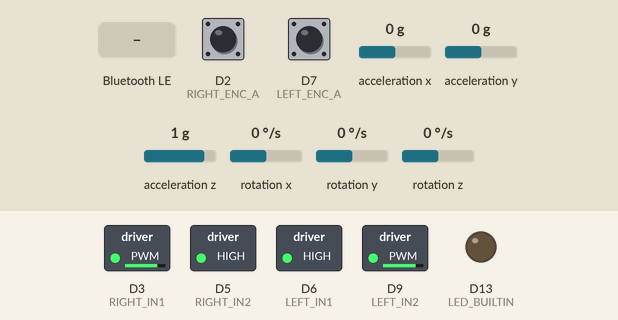
Bench run of a sketch on a simulated Arduino Nano 33 BLE. On the bench: switched loads named in the sketch (green lamp = pin HIGH), output pins drawn as LEDs (lit = HIGH). Inputs (shaded band) come from the test bench; at power-on: acceleration y 0 g, D2 (RIGHT_ENC_A) HIGH, D7 (LEFT_ENC_A) HIGH, acceleration x 0 g, acceleration z 1 g, rotation x 0 °/s, rotation y 0 °/s, rotation z 0 °/s. Nothing arrives over Bluetooth unless stated; a phone connects over Bluetooth LE 3 s after start; what the sketch prints to the serial monitor is not drawn.

Above: at 2.3 s.
2.4 s: acceleration y set to -1.4 g
At 3.9 s:
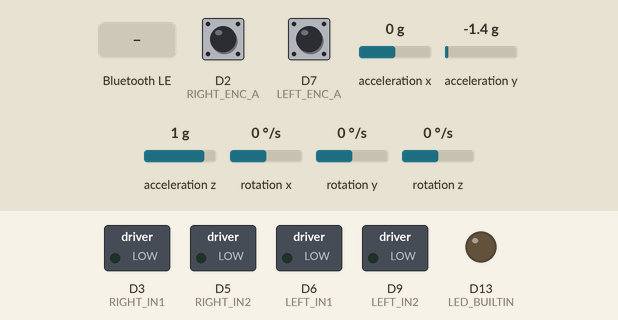
At 5.1 s:
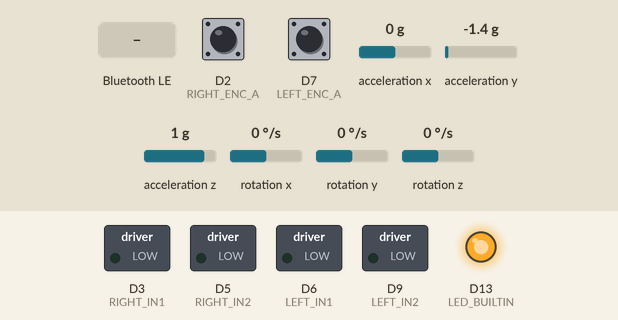
5.4 s: Bluetooth LE write "FORWARD" received
6.9 s: Bluetooth LE write "F" received
8.4 s: Bluetooth LE write "BACKWARD" received
Timing chart, 0 to 10.9 s (numbered marks = the images above; inputs shaded):
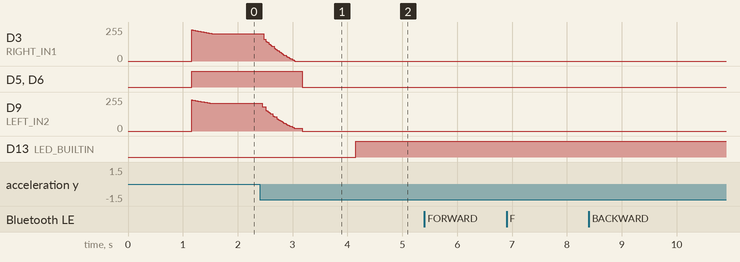

Measured:
- after the input at 2.4 s, D3 (RIGHT_IN1): moves from 206/255 to 0/255 over 0.57 s, starting after 0.08 s; D5 (RIGHT_IN2), D6 (LEFT_IN1): HIGH → LOW after 0.77 s; D9 (LEFT_IN2): moves from 208/255 to 0/255 over 0.72 s, starting after 0.05 s
- after the input at 5.4 s, every drawn part: stays the same
- after the input at 6.9 s, every drawn part: stays the same
- after the input at 8.4 s, every drawn part: stays the same

The sketch:

self_balancing_robot_final.ino
```cpp
#include <ArduinoBLE.h>
#include <Arduino_BMI270_BMM150.h>

#define BUFFER_SIZE 20
BLEService customService("00000000-5EC4-4083-81CD-A10B8D5CF6EC");
BLECharacteristic customCharacteristic(
  "00000001-5EC4-4083-81CD-A10B8D5CF6EC",
  BLERead | BLEWrite | BLENotify,
  BUFFER_SIZE,
  false
);

//  PID CONTROLLER STRUCT
typedef struct {
  float Kp, Ki, Kd, tau;
  float limMin, limMax, limMinInt, limMaxInt, T;
  float integrator, prevError, differentiator, prevMeasurement, out;
} PIDController;

void PIDController_Init(PIDController *pid) {
  pid->integrator      = 0;
  pid->prevError       = 0;
  pid->differentiator  = 0;
  pid->prevMeasurement = 0;
  pid->out             = 0;
}

float PIDController_Update(PIDController *pid, float setpoint, float measurement) {
  float error       = setpoint - measurement;
  float proportional = pid->Kp * error;

  pid->integrator += 0.5f * pid->Ki * pid->T * (error + pid->prevError);
  if      (pid->integrator > pid->limMaxInt) pid->integrator = pid->limMaxInt;
  else if (pid->integrator < pid->limMinInt) pid->integrator = pid->limMinInt;

  pid->differentiator =
    -(2.0f * pid->Kd * (measurement - pid->prevMeasurement)
      + (2.0f * pid->tau - pid->T) * pid->differentiator)
    / (2.0f * pid->tau + pid->T);

  pid->out = proportional + pid->integrator + pid->differentiator;
  if      (pid->out > pid->limMax) pid->out = pid->limMax;
  else if (pid->out < pid->limMin) pid->out = pid->limMin;

  pid->prevError       = error;
  pid->prevMeasurement = measurement;
  return pid->out;
}

// ENUMS
enum RobotMode {
  MODE_HOLD,
  MODE_MOVE_FWD_50,
  MODE_MOVE_BACK_50,
  MODE_TURN_LEFT_45,
  MODE_TURN_RIGHT_45
};

enum SequenceStep {
  SEQ_IDLE,
  SEQ_MOVE,
  SEQ_PAUSE_AFTER_MOVE,
  SEQ_TURN_FIRST,
  SEQ_PAUSE_MID_TURN,
  SEQ_TURN_SECOND,
  SEQ_PAUSE_AFTER_TURN
};

//  FORWARD DECLARATIONS — lets functions call each other freely
float getPositionCm();
void  enterHoldMode();
void  startPause(SequenceStep nextStep, unsigned long durationMs);
void  controlStep(float dt);

//  PIN ASSIGNMENTS
const int LEFT_IN1 = 6, LEFT_IN2  = 9;
const int RIGHT_IN1 = 3, RIGHT_IN2 = 5;
const int LEFT_ENC_A = 7, LEFT_ENC_B  = 8;
const int RIGHT_ENC_A = 2, RIGHT_ENC_B = 4;

//  ENCODER STATE
volatile long encL = 0, encR = 0;
long prevEncL_yaw = 0, prevEncR_yaw = 0;

const int ENC_SIGN_L = -1;
const int ENC_SIGN_R = -1;
const int HEADING_SIGN = -1;

//  ROBOT GEOMETRY
const float COUNTS_PER_REV    = 480.0f;
const float WHEEL_DIAMETER_CM = 8.024f;
const float WHEEL_CIRC_CM     = PI * WHEEL_DIAMETER_CM;
const float WHEEL_BASE_CM     = 25.3f;

//  LOOP / IMU FILTER
const float LOOP_HZ = 200.0f;
const unsigned long LOOP_US = (unsigned long)(1000000.0f / LOOP_HZ);

const float TAU = 0.75f;

unsigned long lastLoopUs  = 0;   // for dt calculation
unsigned long lastLoop = 0;   // for fixed-rate gate
float angle = 0.0f, gyroBias = 0.0f;
float ax = 0.0f, ay = 0.0f, az = 1.0f;
float gx = 0.0f, gy = 0.0f, gz = 0.0f;

//  MOTOR LAYER
const int   DB_L = 17, DB_R = 16;
const float U_MAX = 255.0f, U_DEADZONE = 2.0f;
const int   FWD_SIGN_L = -1, FWD_SIGN_R = +1;
const float LEFT_MOTOR_SCALE  = 0.92f;
const float RIGHT_MOTOR_SCALE = 1.00f;

//  INNER BALANCE PID CONFIG
const float BASE_OFFSET = 0.8f;
const int   OUTPUT_SIGN = -1;
const float FALL_LIMIT  = 35.0f;
const float I_MAX       = 30.0f;
const float DERIV_TAU   = 0.02f;

PIDController pid;

float targetdriveLean = 0.0f, targetturnBias = 0.0f;
float driveLean       = 0.0f, turnBias = 0.0f;

const float LEAN_RAMP = 0.05f;   // was 0.005f
const float TURN_RAMP = 0.25f;

// YAW CORRECTION
//const float YAW_KP_FWD   = 0.06f;
//const float YAW_KP_BACK  = 0.02f;
//const float YAW_KP_STILL = 0.03f;
//const float YAW_TRIM_MAX = 10.0f;

// STATIONARY POSITION HOLD
const float POS_HOLD_KP       = 0.0f;   // was 0.06f
const float POS_HOLD_KD       = 0.0f;  // was 0.015f
const float POS_HOLD_LEAN_MAX = 0.6f;

float holdPositionCm  = 0.0f;
float prevHoldErrorCm = 0.0f;

// F/B MOVE CONTROL
const float MOVE_DISTANCE_CM     = 55.0f;
const float MOVE_STOP_TOL_CM     = 1.5f; //was 3
const float MOVE_STOP_SPEED_CM_S = 1.0f;   // was 3.0f -> 1.2f
const float MOVE_SPEED_MAX_CM_S  = 10.0f;
const float MOVE_POS_TO_SPEED_KP = 0.6f;   // was 0.6f
const float MOVE_SPEED_KP        = 0.05f; // was 0.040f -> 0,05
const float MOVE_LEAN_MAX        = 1.0f;   // was 0.65f

float moveTargetCm    = 0.0f;
float prevMovePosCm   = 0.0f;
float moveVelCmS      = 0.0f;
float targetSpeedCmS  = 0.0f;
float prevMoveErrorCm = 0.0f;

// TURN CONTROL
const float TURN_ANGLE_DEG    = 45.0f;
const float TURN_STOP_TOL_DEG = 3.0f;
const float TURN_HEADING_KP   = 0.35f;
const float TURN_HEADING_KD   = 0.04f;
const float TURN_BIAS_MAX     = 12.0f;

const int TURN_SETTLE_TICKS_REQUIRED = 10;
int turnSettleCount = 0;

float filteredMoveVelCmS = 0.0f;
int moveSettleCount = 0;

const float MOVE_ACCEL_CM_S2 = 15.0f;
const int MOVE_SETTLE_TICKS_REQUIRED = 80; // 80 ticks at 200Hz = 0.4 sec

float turnStartHeadingDeg  = 0.0f;
float turnTargetHeadingDeg = 0.0f;
float prevHeadingErrorDeg  = 0.0f;
///////////////////////////////////////
float holdHeadingDeg = 0.0f;
float moveHeadingDeg = 0.0f;

const float HOLD_HEADING_KP = 0.12f;
const float HOLD_HEADING_MAX = 5.0f;

const float MOVE_HEADING_KP = 0.06f;
const float MOVE_HEADING_MAX = 3.0f;
/////////////////////////////////////////
//  PAUSE / SEQUENCE TIMING
const unsigned long PAUSE_AFTER_MOVE_MS   = 7000UL;
const unsigned long PAUSE_BETWEEN_TURN_MS = 1000UL;
const unsigned long PAUSE_AFTER_TURN_MS   = 7000UL;

SequenceStep  seqStep      = SEQ_IDLE;
unsigned long pauseStartMs = 0;
int           pendingTurnDir = 0;

//  MODE STATE
RobotMode mode = MODE_HOLD;
bool      armed = true;
unsigned long lastPrint = 0;

//  ENCODER ISRs
void isrLeft()  { if (digitalRead(LEFT_ENC_B)) encL++; else encL--; }
void isrRight() { if (digitalRead(RIGHT_ENC_B)) encR++; else encR--; }

//  BASIC HELPERS
float accelAngleDeg(float x, float y, float z) {
  return atan2(y, z) * 180.0f / PI;
}

float gyroPitchRate(float rx, float ry, float rz) { return -rx; }

float moveToward(float current, float target, float step) {
  if      (current < target) { current += step; if (current > target) current = target; }
  else if (current > target) { current -= step; if (current < target) current = target; }
  return current;
}

void resetPID() {
  pid.integrator     = 0;
  pid.differentiator = 0;
  pid.prevError      = 0;
  pid.prevMeasurement = angle;
}

//  POSITION / HEADING HELPERS
float getLeftDistanceCm() {
  long v; noInterrupts(); v = encL; interrupts();
  return (ENC_SIGN_L * v / COUNTS_PER_REV) * WHEEL_CIRC_CM;
}

float getRightDistanceCm() {
  long v; noInterrupts(); v = encR; interrupts();
  return (ENC_SIGN_R * v / COUNTS_PER_REV) * WHEEL_CIRC_CM;
}

float getPositionCm() {
  return 0.5f * (getLeftDistanceCm() + getRightDistanceCm());
}

float getHeadingDeg() {
  float headingRad = (getRightDistanceCm() - getLeftDistanceCm()) / WHEEL_BASE_CM;
  return HEADING_SIGN * headingRad * 180.0f / PI;
}

void resetHoldPosition() {
  holdPositionCm  = getPositionCm();
  prevHoldErrorCm = 0.0f;
}

void resetYawMemory() {
  noInterrupts(); prevEncL_yaw = encL; prevEncR_yaw = encR; interrupts();
}

//  MOTOR FUNCTIONS
void setMotorRaw(int in1, int in2, int cmd) {
  cmd = constrain(cmd, -255, 255);
  if (cmd >= 0) { analogWrite(in1, 255); analogWrite(in2, 255 - cmd); }
  else          { analogWrite(in2, 255); analogWrite(in1, 255 + cmd); }
}

int compensate(float u, int db) {
  float a = fabs(u);
  if (a < U_DEADZONE) return 0;
  int out = (int)(db + (a / U_MAX) * (255.0f - db) + 0.5f);
  out = constrain(out, 0, 255);
  return (u >= 0) ? out : -out;
}

void driveLR(float uL, float uR) {
  uL *= LEFT_MOTOR_SCALE; uR *= RIGHT_MOTOR_SCALE;
  setMotorRaw(LEFT_IN1, LEFT_IN2, compensate(FWD_SIGN_L * uL, DB_L));
  setMotorRaw(RIGHT_IN1, RIGHT_IN2, compensate(FWD_SIGN_R * uR, DB_R));
}

void coast() {
  analogWrite(LEFT_IN1, 0); analogWrite(LEFT_IN2, 0);
  analogWrite(RIGHT_IN1, 0); analogWrite(RIGHT_IN2, 0);
}

// ENCODER YAW CORRECTION
//float getEncoderYawCorrection(float movementCommand) {
//  long currentL, currentR;
//  noInterrupts(); currentL = encL; currentR = encR; interrupts();

//  float dL = ENC_SIGN_L * (currentL - prevEncL_yaw);
//  float dR = ENC_SIGN_R * (currentR - prevEncR_yaw);
//  prevEncL_yaw = currentL;
//  prevEncR_yaw = currentR;

//  long diff = dL - dR;
//  if (fabs(diff) <= 1.0f) return 0.0f;

//  float kpYaw;
//  if (movementCommand >  0.05f) kpYaw = YAW_KP_FWD;
//  else if (movementCommand < -0.05f) kpYaw = YAW_KP_BACK;
//  else kpYaw = YAW_KP_STILL;

//  return constrain(kpYaw * diff, -YAW_TRIM_MAX, YAW_TRIM_MAX);
//}

//  INNER MODE TRANSITIONS
void enterHoldMode() {
  mode            = MODE_HOLD;
  targetdriveLean = 0.0f;
  targetturnBias  = 0.0f;
  turnBias        = 0.0f;
  prevMoveErrorCm     = 0.0f;
  prevHeadingErrorDeg = 0.0f;
  turnSettleCount     = 0;   // reset the turn-settle counter on every mode change
  // Soft-clamp integrator instead of zeroing to prevent torque jerk on stop
  pid.integrator = constrain(pid.integrator, -5.0f, 5.0f);
  resetHoldPosition();
  resetYawMemory();

  holdHeadingDeg = getHeadingDeg();
}

void startMove(float distanceCm) {
  float currentPos = getPositionCm();
  moveTargetCm   = currentPos + distanceCm;
  prevMovePosCm  = currentPos;
  moveVelCmS     = 0.0f;
  filteredMoveVelCmS = 0.0f;
  moveSettleCount = 0;
  targetSpeedCmS = 0.0f;
  targetturnBias = 0.0f;
  turnBias       = 0.0f;
  moveHeadingDeg = getHeadingDeg();
  resetYawMemory();
  mode = (distanceCm > 0) ? MODE_MOVE_FWD_50 : MODE_MOVE_BACK_50;
}

void startTurnInner(float angleDeg) {
  turnStartHeadingDeg  = getHeadingDeg();
  turnTargetHeadingDeg = turnStartHeadingDeg + angleDeg;
  prevHeadingErrorDeg  = angleDeg;   // avoid derivative kick on first tick
  targetdriveLean      = 0.0f;
  driveLean            = 0.0f;
  turnSettleCount       = 0;        // fresh settle window for the new turn
  resetYawMemory();
  mode = (angleDeg > 0) ? MODE_TURN_RIGHT_45 : MODE_TURN_LEFT_45;
}

// SEQUENCE HELPERS
void startPause(SequenceStep nextStep, unsigned long durationMs) {
  enterHoldMode();
  pauseStartMs = millis();
  seqStep      = nextStep;
}

void triggerMove(float distanceCm) {
  startMove(distanceCm);
  seqStep = SEQ_MOVE;
}

void triggerFirstTurn(int dir) {
  pendingTurnDir = dir;
  startTurnInner(dir * TURN_ANGLE_DEG);
  seqStep = SEQ_TURN_FIRST;
}

//  COMMAND HANDLER
void handleCommand(String c) {
  c.trim(); c.toUpperCase();
  if (c == "FORWARD"  || c == "F")   triggerMove(MOVE_DISTANCE_CM);
  else if (c == "BACKWARD" || c == "B")  triggerMove(-MOVE_DISTANCE_CM);
  else if (c == "LEFT" || c == "L") triggerFirstTurn(-1);
  else if (c == "RIGHT" || c == "R") triggerFirstTurn(1);
  else if (c == "STOP" || c == "A") { seqStep = SEQ_IDLE; enterHoldMode(); }
  else { seqStep = SEQ_IDLE; enterHoldMode(); }
  Serial.print("cmd: "); Serial.println(c);
}

//  SEQUENCE STATE MACHINE
void updateSequence() {
  unsigned long now = millis();

  switch (seqStep) {
    case SEQ_IDLE:
      break;

    case SEQ_MOVE:
      if (mode == MODE_HOLD)
        startPause(SEQ_PAUSE_AFTER_MOVE, PAUSE_AFTER_MOVE_MS);
      break;

    case SEQ_PAUSE_AFTER_MOVE:
      if (now - pauseStartMs >= PAUSE_AFTER_MOVE_MS) {
        seqStep = SEQ_IDLE;
      }
      break;

    case SEQ_TURN_FIRST:
      if (mode == MODE_HOLD)
        startPause(SEQ_PAUSE_MID_TURN, PAUSE_BETWEEN_TURN_MS);
      break;

    case SEQ_PAUSE_MID_TURN:
      if (now - pauseStartMs >= PAUSE_BETWEEN_TURN_MS) {
        startTurnInner(pendingTurnDir * TURN_ANGLE_DEG);
        seqStep = SEQ_TURN_SECOND;
      }
      break;

    case SEQ_TURN_SECOND:
      if (mode == MODE_HOLD)
        startPause(SEQ_PAUSE_AFTER_TURN, PAUSE_AFTER_TURN_MS);
      break;

    case SEQ_PAUSE_AFTER_TURN:
      if (now - pauseStartMs >= PAUSE_AFTER_TURN_MS) {
        seqStep = SEQ_IDLE;
      }
      break;
  }
}

//  SETUP
void setup() {
  Serial.begin(115200);
  Serial.setTimeout(5);
  while (!Serial && millis() < 3000) {}

  pinMode(LED_BUILTIN, OUTPUT);
  pinMode(LEFT_IN1, OUTPUT);  pinMode(LEFT_IN2, OUTPUT);
  pinMode(RIGHT_IN1, OUTPUT); pinMode(RIGHT_IN2, OUTPUT);
  coast();

  pinMode(LEFT_ENC_A, INPUT_PULLUP);
  pinMode(LEFT_ENC_B, INPUT_PULLUP);
  pinMode(RIGHT_ENC_A, INPUT_PULLUP);
  pinMode(RIGHT_ENC_B, INPUT_PULLUP);

  attachInterrupt(digitalPinToInterrupt(LEFT_ENC_A),  isrLeft,  RISING);
  attachInterrupt(digitalPinToInterrupt(RIGHT_ENC_A), isrRight, RISING);

  if (!IMU.begin()) { Serial.println("IMU FAIL"); while (1) {} }

  Serial.println("Calibrating gyro - hold STILL...");
  delay(500);

  const int N = 500;
  float sum = 0.0f;
  int got = 0;
  while (got < N) {
    if (IMU.gyroscopeAvailable()) {
      float a, b, c; IMU.readGyroscope(a, b, c);
      sum += gyroPitchRate(a, b, c); got++;
    }
  }
  gyroBias = sum / N;

  while (!IMU.accelerationAvailable()) {}
  IMU.readAcceleration(ax, ay, az);
  angle = accelAngleDeg(ax, ay, az);

  PIDController_Init(&pid);
  pid.Kp = 6.9f; pid.Ki = 100.0f; pid.Kd = 0.7f;
  pid.tau = DERIV_TAU;
  pid.limMin = -U_MAX;  pid.limMax = U_MAX;
  pid.limMinInt = -I_MAX;  pid.limMaxInt = I_MAX;
  pid.T = 1.0f / LOOP_HZ;
  resetPID();

  enterHoldMode();

  if (!BLE.begin()) { Serial.println("BLE FAIL"); while (1) {} }
  BLE.setLocalName("BLE-DEVICE_TEAM6");
  BLE.setDeviceName("BLE-DEVICE_TEAM6");
  customService.addCharacteristic(customCharacteristic);
  BLE.addService(customService);
  customCharacteristic.writeValue("ready");
  BLE.advertise();

  Serial.println("READY");
  lastLoopUs = micros();
  lastLoop   = micros();
}

//  MAIN CONTROL STEP
void controlStep(float dt) {

  IMU.readAcceleration(ax, ay, az);
  IMU.readGyroscope(gx, gy, gz);

  float accAng = accelAngleDeg(ax, ay, az);
  float rate = gyroPitchRate(gx, gy, gz) - gyroBias;
  float k = TAU / (TAU + dt);
  angle = k * (angle + rate * dt) + (1.0f - k) * accAng;

  float posCm = getPositionCm();
  float headingDeg = getHeadingDeg();

  float driveLeanCmd = 0.0f;
  float turnBiasCmd = 0.0f;
  float posErrorCm = 0.0f;
  float headingErrorDeg = 0.0f;

  // ── Outer control loop ──
  if (mode == MODE_HOLD) {
    posErrorCm = posCm - holdPositionCm;
    float posVelCmS = (posErrorCm - prevHoldErrorCm) / dt;
    prevHoldErrorCm = posErrorCm;

    driveLeanCmd = -(POS_HOLD_KP * posErrorCm + POS_HOLD_KD * posVelCmS);
    driveLeanCmd = constrain(driveLeanCmd, -POS_HOLD_LEAN_MAX, POS_HOLD_LEAN_MAX);

    float holdHeadingError = holdHeadingDeg - headingDeg;
    turnBiasCmd = constrain(HOLD_HEADING_KP * holdHeadingError, -HOLD_HEADING_MAX, HOLD_HEADING_MAX);
  }

  else if (mode == MODE_MOVE_FWD_50 || mode == MODE_MOVE_BACK_50) {
    posErrorCm = moveTargetCm - posCm;

    float rawVelCmS = (posCm - prevMovePosCm) / dt;
    prevMovePosCm = posCm;

    // Filter encoder velocity because per-loop encoder speed is noisy
    const float VEL_ALPHA = 0.07f;
    filteredMoveVelCmS += VEL_ALPHA * (rawVelCmS - filteredMoveVelCmS);
    moveVelCmS = filteredMoveVelCmS;

    // Position error decides desired speed
    float desiredSpeedCmS = constrain(MOVE_POS_TO_SPEED_KP * posErrorCm,
                                      -MOVE_SPEED_MAX_CM_S, MOVE_SPEED_MAX_CM_S);
    if (fabs(posErrorCm) > 8.0f && fabs(desiredSpeedCmS) < 5.0f) {
      desiredSpeedCmS = (posErrorCm > 0) ? 5.0f : -5.0f;
    }
    // Acceleration limit prevents sudden lean changes
    targetSpeedCmS = moveToward(targetSpeedCmS, desiredSpeedCmS, MOVE_ACCEL_CM_S2 * dt);

    float speedErrorCmS = targetSpeedCmS - moveVelCmS;

    driveLeanCmd = constrain(MOVE_SPEED_KP * speedErrorCmS, -MOVE_LEAN_MAX, MOVE_LEAN_MAX);

    float moveHeadingError = moveHeadingDeg - headingDeg;
    turnBiasCmd = constrain(MOVE_HEADING_KP * moveHeadingError, -MOVE_HEADING_MAX, MOVE_HEADING_MAX);

    // Require stable low speed for many loops.
    if (fabs(posErrorCm) < MOVE_STOP_TOL_CM &&
        fabs(moveVelCmS) < MOVE_STOP_SPEED_CM_S &&
        fabs(targetSpeedCmS) < 0.5f) {
      moveSettleCount++;
    } else moveSettleCount = 0;

    if (moveSettleCount > MOVE_SETTLE_TICKS_REQUIRED) {
      enterHoldMode();
      moveSettleCount = 0;
    }
  }

  else if (mode == MODE_TURN_LEFT_45 || mode == MODE_TURN_RIGHT_45) {
    headingErrorDeg = turnTargetHeadingDeg - headingDeg;
    float headingRateDegS = (headingErrorDeg - prevHeadingErrorDeg) / dt;
    prevHeadingErrorDeg = headingErrorDeg;

    driveLeanCmd = 0.0f;
    turnBiasCmd  = constrain(
      TURN_HEADING_KP * headingErrorDeg + TURN_HEADING_KD * headingRateDegS,
      -TURN_BIAS_MAX, TURN_BIAS_MAX
    );

    // Require several consecutive in-tolerance ticks before exiting
    // the turn, instead of a single sample.
    if (fabs(headingErrorDeg) < TURN_STOP_TOL_DEG) {
      turnSettleCount++;
      if (turnSettleCount > TURN_SETTLE_TICKS_REQUIRED) {
        enterHoldMode();
        driveLeanCmd = 0.0f;
        turnBiasCmd  = 0.0f;
        turnSettleCount = 0;
      }
    } else {
      turnSettleCount = 0;
    }
  }

  targetdriveLean = driveLeanCmd;
  targetturnBias  = turnBiasCmd;

  float leanRampNow = (mode == MODE_HOLD) ? LEAN_RAMP : 0.03f;
  driveLean = moveToward(driveLean, targetdriveLean, leanRampNow);
  turnBias  = moveToward(turnBias,  targetturnBias,  TURN_RAMP);

  pid.T = dt;
  float setpoint = BASE_OFFSET + driveLean;

  if (mode == MODE_HOLD) {
  pid.Ki = 100.0f;
  pid.limMinInt = -30.0f;
  pid.limMaxInt =  30.0f;
  }
  else {
    pid.Ki = 60.0f;     // less integral for movements
    pid.integrator = constrain(pid.integrator, -8.0f, 8.0f);
    pid.limMinInt = -8.0f;
    pid.limMaxInt =  8.0f;
  }

  float pidOut   = PIDController_Update(&pid, setpoint, angle);
  float uOut     = OUTPUT_SIGN * pidOut;

  float yawCorrection = 0.0f;
//  if (fabs(targetturnBias) < 0.1f && fabs(turnBias) < 0.1f)
//    yawCorrection = getEncoderYawCorrection(driveLean);

  float uL = uOut + turnBias + yawCorrection;
  float uR = uOut - turnBias - yawCorrection;

  if (armed && fabs(angle) < FALL_LIMIT) {
    driveLR(uL, uR);
  } else {
    coast(); resetPID();
    seqStep = SEQ_IDLE;
    enterHoldMode();
    if (armed && fabs(angle) >= FALL_LIMIT) {
      armed = false;
    }
  }
}

//  MAIN LOOP
void loop() {
  // Fixed-rate gate
  unsigned long now = micros();
  if (now - lastLoop < LOOP_US) return;
  lastLoop += LOOP_US;                    // keeping rate exact

  float dt = (now - lastLoopUs) * 1e-6f;
  lastLoopUs = now;
  if (dt <= 0.0f || dt > 0.1f) dt = 1.0f / LOOP_HZ;   // clamp on first tick

  BLE.poll();
  BLEDevice central = BLE.central();

  if (central && central.connected()) {
    digitalWrite(LED_BUILTIN, HIGH);
    if (customCharacteristic.written()) {
      int len = customCharacteristic.valueLength();
      if (len > BUFFER_SIZE) len = BUFFER_SIZE;
      const unsigned char *d = customCharacteristic.value();
      char buf[BUFFER_SIZE + 1];
      memcpy(buf, d, len); buf[len] = '\0';
      handleCommand(String(buf));
      customCharacteristic.writeValue("ok");
    }
  } else {
    digitalWrite(LED_BUILTIN, LOW);
  }
  controlStep(dt);
  updateSequence();
}
```
